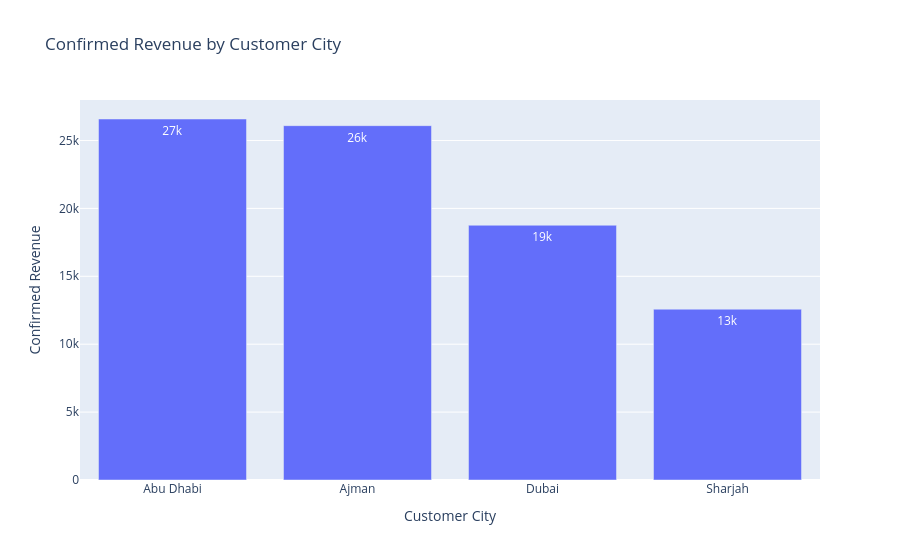

The notebook cell saved with this chart:
### Code cell
fig = px.bar(
    city_revenue,
    x="city",
    y="total_price",
    text_auto=".2s",
    title="Confirmed Revenue by Customer City"
)

fig.update_layout(
    xaxis_title="Customer City",
    yaxis_title="Confirmed Revenue"
)

fig.show()

### Figure 1 — Plotly figure (JSON) as saved in the notebook; plotly's stock layout.template omitted (floating-point values rounded to 4 significant figures)
{"data": [{"hovertemplate": "city=%{x}<br>total_price=%{y}<extra></extra>", "legendgroup": "", "marker": {"color": "#636efa", "pattern": {"shape": ""}}, "name": "", "orientation": "v", "showlegend": false, "textposition": "auto", "texttemplate": "%{y:.2s}", "type": "bar", "x": ["Abu Dhabi", "Ajman", "Dubai", "Sharjah"], "xaxis": "x", "y": [26580.0, 26090.0, 18760.0, 12580.0], "yaxis": "y"}], "layout": {"barmode": "relative", "legend": {"tracegroupgap": 0}, "title": {"text": "Confirmed Revenue by Customer City"}, "xaxis": {"anchor": "y", "domain": [0, 1], "title": {"text": "Customer City"}}, "yaxis": {"anchor": "x", "domain": [0, 1], "title": {"text": "Confirmed Revenue"}}}}
